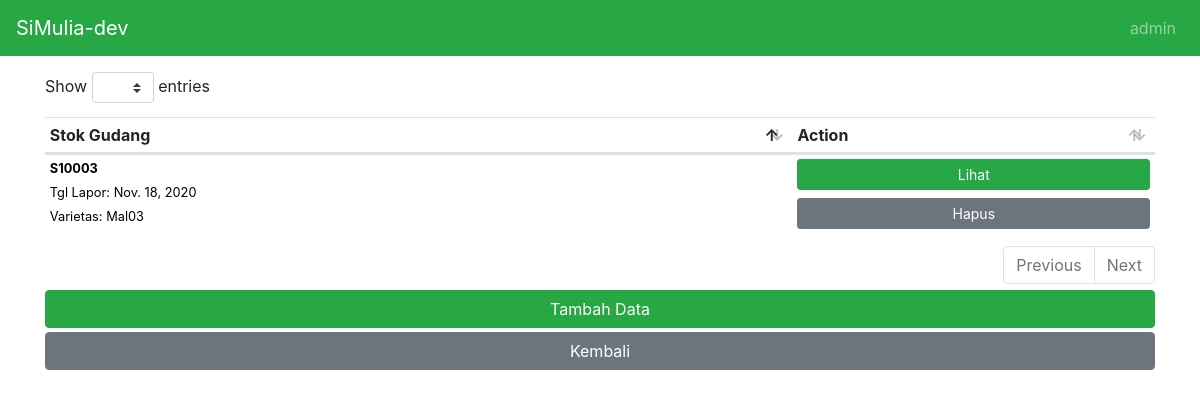
The page /warehousestock_list (signed in) on the database as committed earlier.
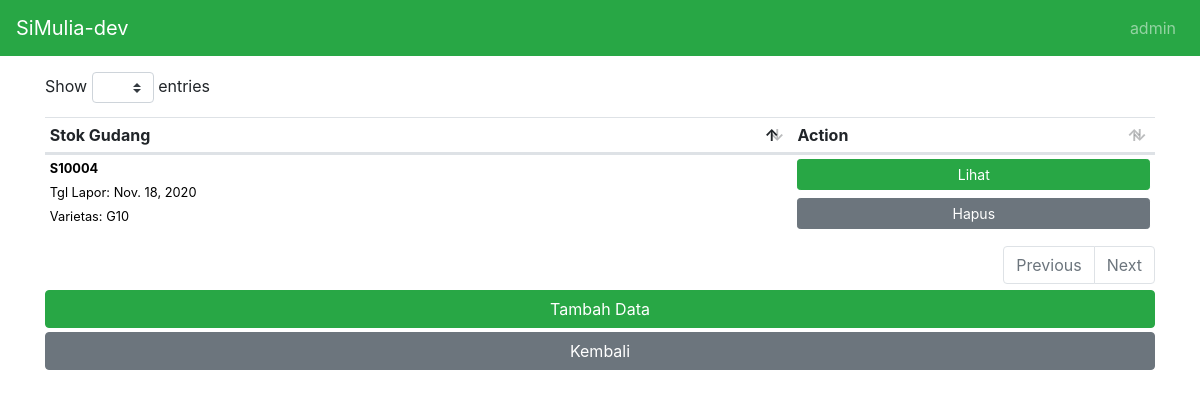
The same page on the database as committed later.
### simuliaapp/models.py (models this page shows, shortened)
class Warehousestock(models.Model):
    stockid = models.CharField(db_column='stockid', max_length=50, blank=False, verbose_name='Stock ID')
    variety = models.ForeignKey(Variety, on_delete=models.CASCADE, verbose_name='Varietas')
    start_weight = models.FloatField(db_column='start_weight', blank=False,  verbose_name='Stok Awal (kg)')
    out_weight = models.FloatField(db_column='out_weight', blank=False,  verbose_name='Keluar (kg)')
    end_weight = models.FloatField(db_column='end_weight', blank=False,  verbose_name='Stok Akhir (kg)')
    created_date = models.DateField( blank=True, default=datetime.now, verbose_name='Tanggal Laporan')
    class Meta:
        db_table = 'warehousestock'
        verbose_name = 'Stok Gudang PS'
        verbose_name_plural = 'Stok Gudang PS'

class Variety(models.Model):
    name = models.CharField(db_column='name', max_length=50, blank=False, verbose_name='Nama Varietas')
    description = models.TextField(db_column='description', max_length=200, blank=False, verbose_name='Deskripsi')
    class Meta:
        db_table = 'variety'
        verbose_name = 'Varietas'
        verbose_name_plural = 'Varietas'
    def __str__(self):
        return self.name

### simuliaapp/views.py (the view)
# urls.py: path('warehousestock_list', views.warehousestockList, name='warehousestock_list'),
@login_required
def warehousestockList(request):
    warehousestocks = Warehousestock.objects.all()
    return render(request,'pages/warehousestock_list.html',{'warehousestocks':warehousestocks})

### simuliaapp/templates/pages/warehousestock_list.html (shortened to what this page needs)
{% extends 'layout/app.html' %}
{% load static %}
{% block body %}
<div id="content-wrapper">
    <div class="container">
        <table class="table datatable display table-sm" id="warehousestock-list">
            <thead >
                <tr>
                    <th>Stok Gudang</th>
                    <th>Action</th>
                </tr>
            </thead>
            <tbody>
                {%for warehousestock in warehousestocks%}
                <tr>
                    <td>
                        <div class="link">
                            <p class="media-body mb-0 lh-125 border-gray">
                                <small>
                                    <strong class="d-block text-gray-dark">{{warehousestock.stockid}}</strong>
                                    Tgl Lapor: {{warehousestock.created_date}}
                                    </br> Varietas: {{warehousestock.variety}}
                                </small>
                            </p>
                        </div>
                    </td>
                    <td>
                        <a type="button" class="btn btn-success mb-1 btn-block btn-sm"
                            href="/warehousestock_detail/{{ warehousestock.id }}">Lihat</a>
                        <button type="button" class="btn btn-secondary mb-1 btn-block btn-sm" data-toggle="modal"
                            data-target="#exampleModal" data-id="{{ warehousestock.id }}"
                            data-stockid="{{ warehousestock.stockid }}">
                            Hapus
                        </button>
                    </td>
                </tr>
                {%endfor%}
            </tbody>
        </table>
        <a type="button" class="btn btn-success btn-block mt-1" href="{%url 'warehousestock_create' %}">Tambah Data</a>
        <a type="button" class="btn btn-secondary btn-block mt-1" href="{%url 'home' %}">Kembali</a>
    </div>
</div>
{% endblock %}

Rows that differ between the two databases and show on the page:
removed Warehousestock: stockid "S10003", created_date "Nov. 18, 2020", variety "Mal03"
added Warehousestock: stockid "S10004", created_date "Nov. 18, 2020", variety "G10"
